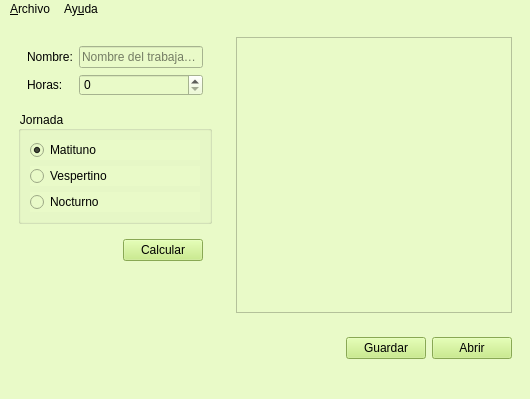
<?xml version="1.0" encoding="UTF-8"?>
<ui version="4.0">
 <class>Principal</class>
 <widget class="QMainWindow" name="Principal">
  <property name="geometry">
   <rect>
    <x>0</x>
    <y>0</y>
    <width>530</width>
    <height>399</height>
   </rect>
  </property>
  <property name="minimumSize">
   <size>
    <width>40</width>
    <height>40</height>
   </size>
  </property>
  <property name="windowTitle">
   <string>Salario</string>
  </property>
  <property name="windowIcon">
   <iconset resource="Resources.qrc">
    <normaloff>:/Resources/icono.png</normaloff>:/Resources/icono.png</iconset>
  </property>
  <property name="styleSheet">
   <string notr="true">background-color: rgb(233, 250, 200);</string>
  </property>
  <widget class="QWidget" name="centralwidget">
   <layout class="QGridLayout" name="gridLayout">
    <item row="0" column="0">
     <widget class="QWidget" name="widget_3" native="true">
      <property name="sizePolicy">
       <sizepolicy hsizetype="Fixed" vsizetype="Preferred">
        <horstretch>0</horstretch>
        <verstretch>0</verstretch>
       </sizepolicy>
      </property>
      <layout class="QVBoxLayout" name="verticalLayout_2">
       <item>
        <widget class="QWidget" name="widget" native="true">
         <layout class="QFormLayout" name="formLayout">
          <item row="0" column="0">
           <widget class="QLabel" name="label">
            <property name="text">
             <string>Nombre:</string>
            </property>
           </widget>
          </item>
          <item row="0" column="1">
           <widget class="QLineEdit" name="inNombre">
            <property name="toolTip">
             <string>Ingrese el nombre del trabajador</string>
            </property>
            <property name="placeholderText">
             <string>Nombre del trabajador</string>
            </property>
           </widget>
          </item>
          <item row="1" column="0">
           <widget class="QLabel" name="label_2">
            <property name="text">
             <string>Horas:</string>
            </property>
           </widget>
          </item>
          <item row="1" column="1">
           <widget class="QSpinBox" name="inHoras">
            <property name="toolTip">
             <string>Horas trabajas durante la semana</string>
            </property>
            <property name="statusTip">
             <string>Horas trabajas durante la semana</string>
            </property>
            <property name="maximum">
             <number>50</number>
            </property>
           </widget>
          </item>
         </layout>
        </widget>
       </item>
       <item>
        <widget class="QGroupBox" name="groupBox">
         <property name="title">
          <string>Jornada</string>
         </property>
         <layout class="QVBoxLayout" name="verticalLayout">
          <item>
           <widget class="QRadioButton" name="inMatutino">
            <property name="statusTip">
             <string>Jornada de la mañana</string>
            </property>
            <property name="text">
             <string>Matituno</string>
            </property>
            <property name="checked">
             <bool>true</bool>
            </property>
           </widget>
          </item>
          <item>
           <widget class="QRadioButton" name="inVespertino">
            <property name="statusTip">
             <string>Jornada de la tarde</string>
            </property>
            <property name="text">
             <string>Vespertino</string>
            </property>
           </widget>
          </item>
          <item>
           <widget class="QRadioButton" name="inNocturno">
            <property name="statusTip">
             <string>Jornada de la noche</string>
            </property>
            <property name="text">
             <string>Nocturno</string>
            </property>
           </widget>
          </item>
         </layout>
        </widget>
       </item>
       <item>
        <widget class="QWidget" name="widget_2" native="true">
         <layout class="QHBoxLayout" name="horizontalLayout">
          <item>
           <spacer name="horizontalSpacer">
            <property name="orientation">
             <enum>Qt::Horizontal</enum>
            </property>
            <property name="sizeHint" stdset="0">
             <size>
              <width>96</width>
              <height>20</height>
             </size>
            </property>
           </spacer>
          </item>
          <item>
           <widget class="QPushButton" name="cmdCalcular">
            <property name="statusTip">
             <string>Presione para calcular</string>
            </property>
            <property name="styleSheet">
             <string notr="true">background-color: rgb(192, 235, 117);</string>
            </property>
            <property name="text">
             <string>Calcular</string>
            </property>
           </widget>
          </item>
         </layout>
        </widget>
       </item>
       <item>
        <spacer name="verticalSpacer">
         <property name="orientation">
          <enum>Qt::Vertical</enum>
         </property>
         <property name="sizeHint" stdset="0">
          <size>
           <width>20</width>
           <height>34</height>
          </size>
         </property>
        </spacer>
       </item>
      </layout>
     </widget>
    </item>
    <item row="0" column="1">
     <widget class="QWidget" name="widget_4" native="true">
      <layout class="QHBoxLayout" name="horizontalLayout_3">
       <item>
        <widget class="QPlainTextEdit" name="outResultado"/>
       </item>
      </layout>
     </widget>
    </item>
    <item row="1" column="1">
     <widget class="QWidget" name="widget_5" native="true">
      <layout class="QHBoxLayout" name="horizontalLayout_2">
       <item>
        <spacer name="horizontalSpacer_2">
         <property name="orientation">
          <enum>Qt::Horizontal</enum>
         </property>
         <property name="sizeHint" stdset="0">
          <size>
           <width>40</width>
           <height>20</height>
          </size>
         </property>
        </spacer>
       </item>
       <item>
        <widget class="QPushButton" name="btnGuardar">
         <property name="styleSheet">
          <string notr="true">background-color: rgb(192, 235, 117);</string>
         </property>
         <property name="text">
          <string>Guardar</string>
         </property>
        </widget>
       </item>
       <item>
        <widget class="QPushButton" name="btnAbrir">
         <property name="styleSheet">
          <string notr="true">background-color: rgb(192, 235, 117);</string>
         </property>
         <property name="text">
          <string>Abrir</string>
         </property>
        </widget>
       </item>
      </layout>
     </widget>
    </item>
   </layout>
  </widget>
  <widget class="QMenuBar" name="menubar">
   <property name="geometry">
    <rect>
     <x>0</x>
     <y>0</y>
     <width>530</width>
     <height>21</height>
    </rect>
   </property>
   <widget class="QMenu" name="menuArchivo">
    <property name="styleSheet">
     <string notr="true">background-color: rgb(192, 235, 117);</string>
    </property>
    <property name="title">
     <string>&amp;Archivo</string>
    </property>
    <addaction name="actionNuevo"/>
    <addaction name="separator"/>
    <addaction name="actionAbrir"/>
    <addaction name="separator"/>
    <addaction name="actionGuardar"/>
    <addaction name="separator"/>
    <addaction name="actionCalcular"/>
    <addaction name="separator"/>
    <addaction name="actionSalir"/>
   </widget>
   <widget class="QMenu" name="menuAy_uda">
    <property name="styleSheet">
     <string notr="true">background-color: rgb(192, 235, 117);</string>
    </property>
    <property name="title">
     <string>Ay&amp;uda</string>
    </property>
    <addaction name="actionAcerca_de_Salarios"/>
   </widget>
   <addaction name="menuArchivo"/>
   <addaction name="menuAy_uda"/>
  </widget>
  <widget class="QStatusBar" name="statusbar"/>
  <action name="actionNuevo">
   <property name="text">
    <string>&amp;Nuevo</string>
   </property>
   <property name="shortcut">
    <string>Ctrl+N</string>
   </property>
  </action>
  <action name="actionAbrir">
   <property name="text">
    <string>A&amp;brir</string>
   </property>
   <property name="shortcut">
    <string>Ctrl+A</string>
   </property>
  </action>
  <action name="actionGuardar">
   <property name="text">
    <string>&amp;Guardar</string>
   </property>
   <property name="shortcut">
    <string>Ctrl+G</string>
   </property>
  </action>
  <action name="actionAcerca_de_Salarios">
   <property name="text">
    <string>Acerca de Salarios</string>
   </property>
  </action>
  <action name="actionSalir">
   <property name="text">
    <string>&amp;Salir</string>
   </property>
  </action>
  <action name="actionCalcular">
   <property name="text">
    <string>Calcular </string>
   </property>
   <property name="shortcut">
    <string>Alt+C</string>
   </property>
  </action>
 </widget>
 <resources>
  <include location="Resources.qrc"/>
 </resources>
 <connections>
  <connection>
   <sender>actionSalir</sender>
   <signal>triggered()</signal>
   <receiver>Principal</receiver>
   <slot>close()</slot>
   <hints>
    <hint type="sourcelabel">
     <x>-1</x>
     <y>-1</y>
    </hint>
    <hint type="destinationlabel">
     <x>214</x>
     <y>166</y>
    </hint>
   </hints>
  </connection>
 </connections>
</ui>
